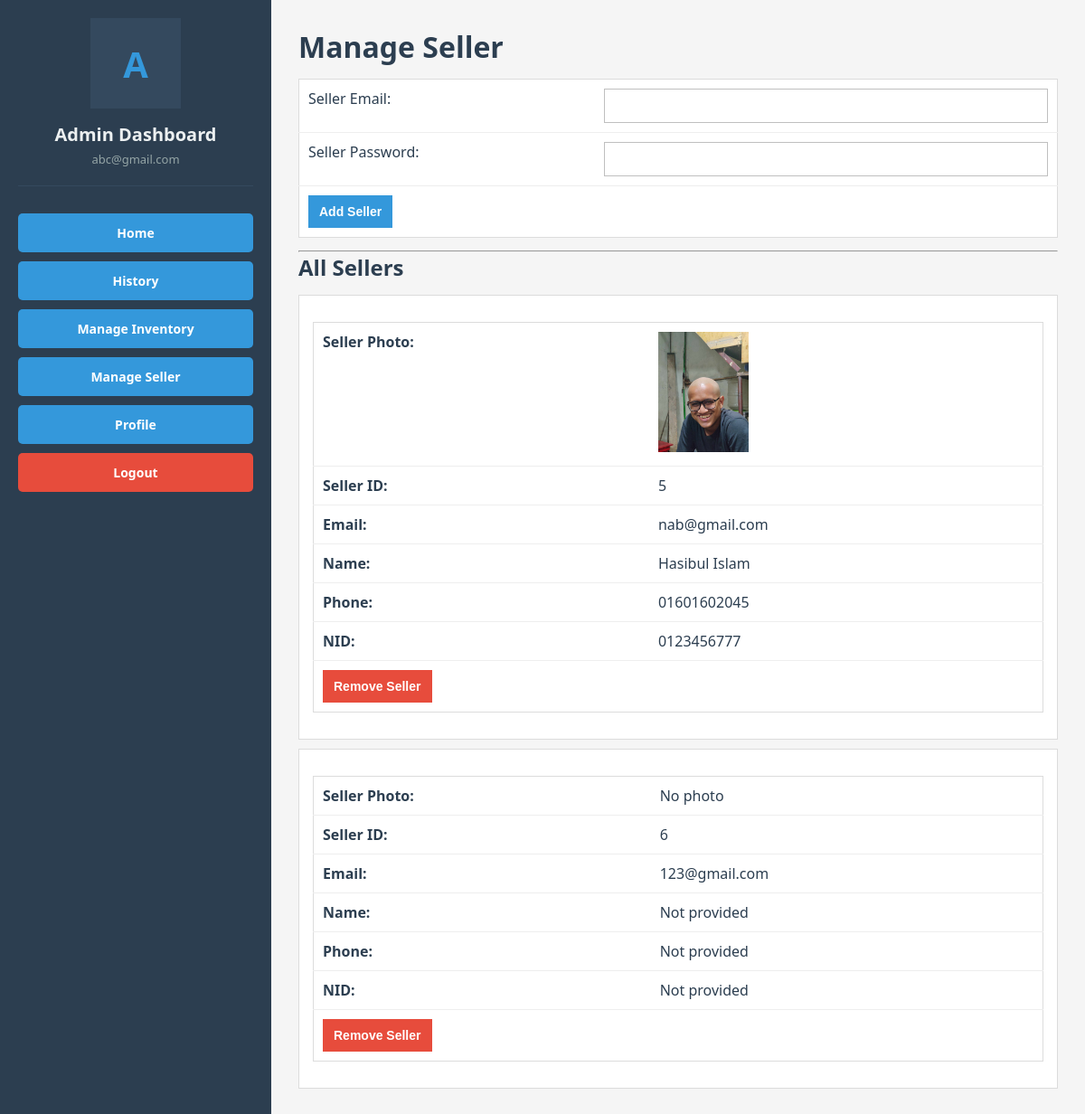
/Admin/View/ManSeller.php (signed in), run on the app's committed database.
### tables this page shows
CREATE TABLE `seller` (
  `ID` int(11) NOT NULL,
  `Email` varchar(255) NOT NULL,
  `Password` varchar(255) NOT NULL,
  `Name` varchar(255) DEFAULT NULL,
  `Phone_Number` varchar(20) DEFAULT NULL,
  `Photo` varchar(255) DEFAULT NULL,
  `NID` varchar(50) DEFAULT NULL
);

### Admin/Model/DBConnectr.php (called while the page is built, shortened)
<?php
class DBConnectr {
function getAllSellers($connection) {
    $sql = "SELECT * FROM seller ORDER BY ID ASC";
    $result = $connection->query($sql);
    return $result;
}
}
?>

### Admin/View/ManSeller.php (the view, shortened to what this page needs)
<?php
$previousValues = $_SESSION['previousValues'] ?? [];
?>
<!DOCTYPE html>
<html lang="en">
<head>
    <link rel="stylesheet" href="../Design/admin.css">
</head>
<body>
    <div class="container">
        <aside class="sidebar">
            <div class="profile-section">
                <div class="profile-placeholder">A</div>
                <div class="welcome-text">Admin Dashboard</div>
                <div class="user-email"><?php echo htmlspecialchars($_SESSION['email'] ?? ''); ?></div>
            </div>
            <div class="actions-section">
                <a class="action-btn" href="AHomePage.php">Home</a>
                <a class="action-btn" href="allHistory.php">History</a>
                <a class="action-btn" href="ManInventory.php">Manage Inventory</a>
                <a class="action-btn" href="ManSeller.php">Manage Seller</a>
                <a class="action-btn" href="profile.php">Profile</a>
                <a class="action-btn logout" href="../../Login and Signup/Controller/logout.php">Logout</a>
            </div>
        </aside>
        <main class="main-content">
            <h1>Manage Seller</h1>
    <div>
       <form action="../Controller/addsellerval.php" method="POST" onsubmit="return validateAddSeller(event)">
            <table>
                <tr>
                    <td><label for="semail">Seller Email:</label></td>
                    <td>
                        <input type="email" id="semail" name="semail" >
                    </td>
                </tr>
                <tr>
                    <td><label for="spassword">Seller Password:</label></td>
                    <td>
                        <input type="password" id="spassword" name="spassword" value="<?php echo htmlspecialchars($previousValues['spassword'] ?? ''); ?>">
                    </td>
                </tr>
                <tr>
                    <td colspan="2">
                        <input type="submit" value="Add Seller">
                    </td>
                </tr>
            </table>
        </form>
    </div>
    <hr>
    <h2>All Sellers</h2>
    <?php
    include "../Model/DBConnectr.php";
    $db = new DBConnectr();
    $connection = $db->openConnection();
    $sellers = $db->getAllSellers($connection);
    if ($sellers->num_rows > 0):
        while ($seller = $sellers->fetch_assoc()):
    ?>
        <div style="border: 1px solid #000; padding: 15px; margin: 10px 0;">
            <table>
                <tr>
                    <td><strong>Seller Photo:</strong></td>
                    <td>
                        <?php if (!empty($seller['Photo']) && file_exists("../../Seller/" . $seller['Photo'])): ?>
                            <img src="<?php echo htmlspecialchars("../../Seller/" . $seller['Photo']); ?>" width="100" height="100">
                        <?php else: ?>
                            <p>No photo</p>
                        <?php endif; ?>
                    </td>
                </tr>
                <tr>
                    <td><strong>Seller ID:</strong></td>
                    <td><?php echo htmlspecialchars($seller['ID']); ?></td>
                </tr>
                <tr>
                    <td><strong>Email:</strong></td>
                    <td><?php echo htmlspecialchars($seller['Email']); ?></td>
                </tr>
                <tr>
                    <td><strong>Name:</strong></td>
                    <td><?php echo !empty($seller['Name']) ? htmlspecialchars($seller['Name']) : 'Not provided'; ?></td>
                </tr>
                <tr>
                    <td><strong>Phone:</strong></td>
                    <td><?php echo !empty($seller['Phone_Number']) ? htmlspecialchars($seller['Phone_Number']) : 'Not provided'; ?></td>
                </tr>
                <tr>
                    <td><strong>NID:</strong></td>
                    <td><?php echo !empty($seller['NID']) ? htmlspecialchars($seller['NID']) : 'Not provided'; ?></td>
                </tr>
                <tr>
                    <td colspan="2">
                        <input type="button" value="Remove Seller" style="background-color: red; color: white;" onclick="confirmDeleteSeller('<?php echo htmlspecialchars($seller['Email']); ?>', '<?php echo htmlspecialchars($seller['Name'] ?? $seller['Email']); ?>')">
                    </td>
                </tr>
            </table>
        </div>
    <?php
        endwhile;
    else:
    ?>
        <p>No sellers found.</p>
    <?php endif; ?>
        </main>
    </div>
</body>
</html>

### Admin/Design/admin.css (style rules this page uses)
:root { --bg: #f5f5f5; --panel: #ffffff; --text: #2c3e50; --muted: #7f8c8d; --border: #dcdcdc; --primary: #3498db; --primary-hover: #2980b9; --danger: #e74c3c; --danger-hover: #c0392b; }
* { margin: 0; padding: 0; box-sizing: border-box; }
body { font-family: 'Segoe UI', Tahoma, Geneva, Verdana, sans-serif; background: var(--bg); color: var(--text); padding: 0; }
.container { display: flex; height: 100vh; }
.sidebar { width: 300px; background-color: var(--text); color: #ffffff; padding: 20px; overflow-y: auto; }
.profile-section { text-align: center; margin-bottom: 30px; padding-bottom: 20px; border-bottom: 1px solid #34495e; }
.profile-placeholder { width: 100px; height: 100px; border-radius: 0; background-color: #34495e; display: flex; align-items: center; justify-content: center; margin: 0 auto 15px; font-size: 40px; color: var(--primary); font-weight: 800; }
.welcome-text { font-size: 20px; font-weight: 600; margin-bottom: 5px; color: #ecf0f1; }
.user-email { font-size: 13px; color: #95a5a6; word-break: break-word; }
.actions-section { margin-top: 20px; }
.action-btn { display: block; width: 100%; padding: 12px; margin-bottom: 10px; background-color: var(--primary); color: #ffffff; text-align: center; text-decoration: none; border-radius: 5px; font-size: 14px; font-weight: 600; }
.action-btn.logout { background-color: var(--danger); }
.main-content { flex: 1; padding: 30px; overflow-y: auto; }
h1, h2 { color: var(--text); margin: 0 0 14px; }
table { width: 100%; max-width: 980px; border-collapse: collapse; background: var(--panel); border: 1px solid var(--border); margin: 14px 0; }
td { padding: 10px; border-bottom: 1px solid #eee; vertical-align: top; }
tr:last-child td { border-bottom: none; }
input[type="text"], input[type="email"], input[type="password"], input[type="number"], select, input[type="file"] { width: 100%; padding: 10px; border: 1px solid #bfbfbf; background: #fff; font-size: 14px; }
button, input[type="button"], input[type="submit"] { padding: 10px 12px; border: none; background: var(--primary); color: #fff; cursor: pointer; font-size: 14px; font-weight: 600; }
input[value="Remove Seller"] { background: var(--danger) !important; }
a { color: var(--primary); }
div[style*="border: 1px solid #000"] { border: 1px solid var(--border) !important; background: var(--panel); }
img { max-width: 100%; height: auto; }

### data on the page
seller: Photo (picture), ID "5", Email "nab@gmail.com", Name "Hasibul Islam", Phone_Number "01601602045", NID "0123456777"
seller: shows "No photo", ID "6", Email "123@gmail.com", shows "Not provided"

### other printed values
$_SESSION['email'] "abc@gmail.com"
